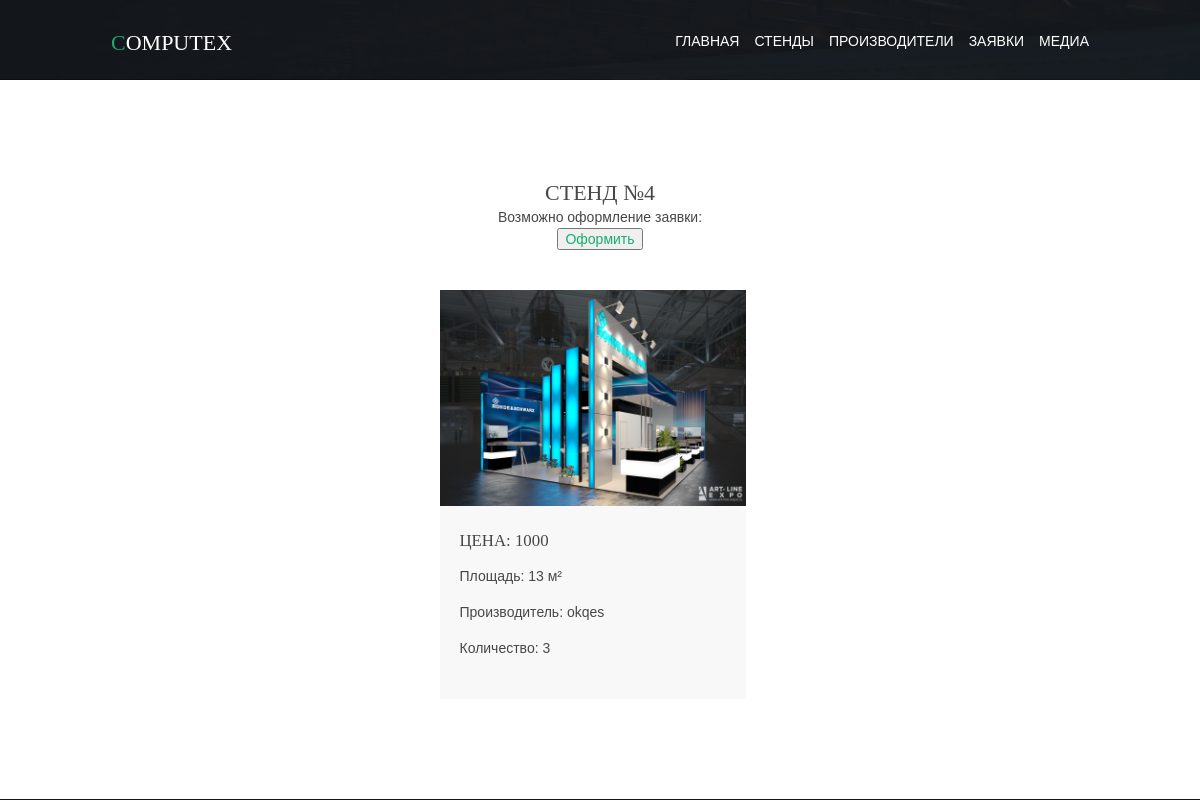
The page /stands/4 on the database its author committed.
### base/models.py (models this page shows, shortened)
class Stands(models.Model):
    price = models.IntegerField(default=1000, verbose_name='Цена')
    supplier = models.ForeignKey(Supplier, on_delete=models.CASCADE, related_name='stand_supplier',
                                 verbose_name='Производитель')
    amount = models.IntegerField(verbose_name='Количество')
    is_active = models.BooleanField(default=True, verbose_name='Активный')
    square = models.IntegerField(default=10, verbose_name='Площадь м2')
    class Meta:
        verbose_name = 'Стенд'
        verbose_name_plural = 'Стенды'

class Supplier(models.Model):
    name = models.CharField(max_length=200, verbose_name='Наименование производителя')
    email = models.CharField(max_length=50, verbose_name='Почта')
    def __str__(self):
        return self.name
    class Meta:
        verbose_name = 'Производитель'
        verbose_name_plural = 'Производители'

### base/views.py (the view)
# urls.py: path('stands/<int:pk>', views.standsDetailView.as_view(), name='stands_view'),
class standsDetailView(DetailView):
    model = Stands
    template_name = 'base/stand_detail.html'
    context_object_name = 'st'

### base/templates/base/stand_detail.html (shortened to what this page needs)
{% extends 'base/layout.html' %} {% load static %} {% block content %}
<div class="wrapper row3">
    <section class="hoc container clear">
        <div class="sectiontitle">
            <h6 class="heading">Стенд №{{st.id}}</h6>
            <p>Возможно оформление заявки:</p>
            <a href="{% url 'app_create' st.id %}"><button style="display: flex; margin:auto; ">Оформить</button></a>
        </div>
        <div class="group latest">
            <article class="one_third first">
                <figure>
                    <img src="{% static 'base/img/stand.jpg' %}" alt="">
                </figure>
                <div class="txtwrap">
                    <h4 class="heading"> Цена: {{st.price}}</h4>
                    <p>Площадь: {{st.square}} м²</p>
                    <p>Производитель: {{st.supplier}}</p>
                    <p>Количество: {{st.amount}}</p>
                </div>
            </article>
        </div>
    </section>
</div>
{% endblock %} {% block title %}Stands page{% endblock %}

### base/static/base/css/main.css (style rules this page uses)
.container { padding: 100px 0; }
.sectiontitle { display: block; max-width: 55%; margin: 0 auto 40px; text-align: center; }
.sectiontitle * { margin: 0; }
.latest article figure { display: block; position: relative; }
.latest article .txtwrap { padding: 25px 20px; }
.latest article .txtwrap .heading { margin: 0; font-size: 1.2rem; }
*, *::before, *::after { transition: all .28s ease-in-out; }
body { color: #A8A7A6; background-color: #0F1620; }
a { color: #15AD72; }
.row3 { color: #474747; background-color: #FFFFFF; }
.latest article .txtwrap { color: inherit; background-color: #F8F8F8; }
@media screen and (min-width:978px) { .hoc { max-width: 978px; } }

### base/static/base/css/framework.css (style rules this page uses)
html { overflow-y: scroll; overflow-x: hidden; }
html, body { margin: 0; padding: 0; font-size: 14px; line-height: 1.6em; }
*, *::before, *::after { box-sizing: border-box; }
.clear, .group { justify-content: center; display: flex; }
.clear::before, .clear::after, .group::before, .group::after { display: table; content: ""; }
.clear, .clear::after, .group, .group::after { clear: both; }
a { outline: none; text-decoration: none; }
img { width: auto; max-width: 100%; height: auto; margin: 0; padding: 0; border: none; line-height: normal; vertical-align: middle; }
body, input, textarea, select { font-family: Verdana, Geneva, sans-serif; }
h1, h2, h3, h4, h5, h6, .heading { font-family: Georgia, "Times New Roman", Times, serif; }
label, textarea, select, button { display: block; resize: none; outline: none; color: inherit; font-size: inherit; font-family: inherit; vertical-align: middle; }
h1, h2, h3, h4, h5, h6, .heading { margin: 0 0 20px 0; font-size: 22px; line-height: normal; font-weight: normal; text-transform: uppercase; }
.wrapper { display: block; position: relative; width: 100%; margin: 0; padding: 0; text-align: left; word-wrap: break-word; }
.hoc { display: block; margin: 0 auto; }
address, article, aside, figcaption, figure, footer, header, main, nav, section { display: block; margin: 0; padding: 0; }
.one_half, .one_third, .two_third, .one_quarter, .two_quarter, .three_quarter { display: inline-block; float: left; margin: 0 0 0 3.06748466257669%; list-style: none; }
.first { margin-left: 0; clear: left; }
.one_third { margin-right: 15px; width: 31.28834355828221%; }

### rows shown on the page
Stands: id "4", price "1000", square "13", supplier "okqes", amount "3"
